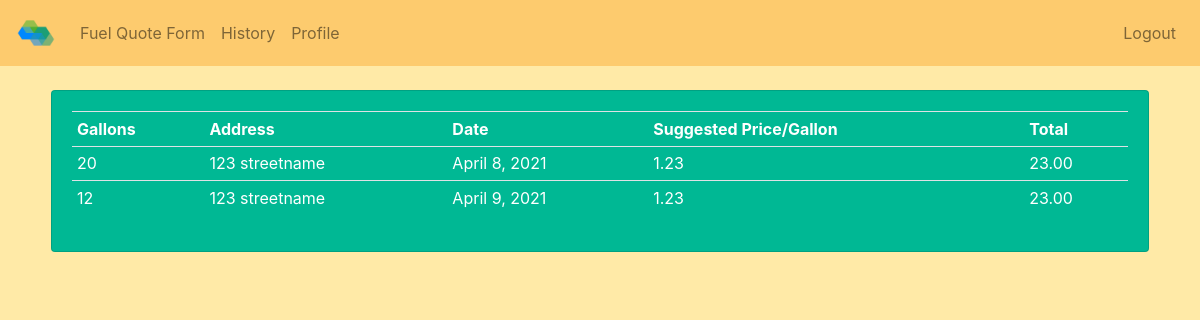
The page /history/ (signed in) on the database its author committed.
### hexafuel_oil_app/models.py (models this page shows, shortened)
class FuelQuote(models.Model):
    client_id = models.ForeignKey(ClientInformation, on_delete=models.CASCADE)
    gallons = models.IntegerField()
    deliver_address = models.CharField(max_length=100)
    delivery_date = models.DateField()
    suggested_price_per_gallons = models.DecimalField(max_digits=3, decimal_places=2)
    total_amount_due = models.DecimalField(max_digits=9, decimal_places=2)

### hexafuel_oil_app/views.py (the view)
# urls.py: path('history/', HistoryView.as_view(), name="history"),
class HistoryView(LoginRequiredMixin,PermissionRequiredMixin, TemplateView):
    permission_required = ("auth.change_user")
    template_name = "hexafuel_oil_app/history.html"
    def get(self, request):
        clients_queryset = ClientInformation.objects.all()
        client_id = clients_queryset.get(auth_user_id_id = request.user.id).id
        quotes_queryset = FuelQuote.objects.all()
        quotes = quotes_queryset.filter(client_id_id = client_id)
        args = {'quotes' : quotes}
        return render(request, "hexafuel_oil_app/history.html", args)

### hexafuel_oil_app/templates/hexafuel_oil_app/history.html (shortened to what this page needs)
{% extends 'hexafuel_oil_app/main.html'%}
{% load static %}
{% block content %}
{% include 'hexafuel_oil_app/navbar.html'%}
<br>
<div class="row">
  <div class="col-md-11 history_table">
    <div class="card card-body profile-change-card-side">
      <table class="table table-sm table-hover">
        <tr>
          <th>Gallons</th>
          <th>Address</th>
          <th>Date</th>
          <th>Suggested Price/Gallon</th>
          <th>Total</th>
        </tr>
        {% for quote in quotes %}
        <tr>
          <td>{{ quote.gallons }}</td>
          <td>{{ quote.deliver_address }}</td>
          <td>{{ quote.delivery_date }}</td>
          <td>{{ quote.suggested_price_per_gallons }}</td>
          <td>{{ quote.total_amount_due }}</td>
        </tr>
        {% endfor %}
      </table>
    </div>
  </div>
</div>
{% endblock %}

### hexafuel_oil_app/templates/hexafuel_oil_app/main.html (shortened to what this page needs)
{% load static %}
<!DOCTYPE html>
<html>
<head>
	<link rel="stylesheet" href="https://stackpath.bootstrapcdn.com/bootstrap/4.1.3/css/bootstrap.min.css">
	<link rel="stylesheet" href="https://use.fontawesome.com/releases/v5.6.1/css/all.css">
  <link rel="stylesheet" href="{% static '/css/login.css' %}">
</head>
<body>
  {% block content %}
  {% endblock %}
</body>
</html>

### hexafuel_oil_app/templates/hexafuel_oil_app/navbar.html (shortened to what this page needs)
{% load static %}
<nav class="navbar navbar-expand-lg navbar-light bg-light">
  <a class="navbar-brand" href="#">
    <img src="{% static 'images/logo-simple.png' %}" id="logo-nav">
  </a>
  <div class="collapse navbar-collapse" id="navbarSupportedContent">
    <ul class="navbar-nav mr-auto">
    <li class="nav-item">
      <a class="nav-link" href="{% url 'form' %}">Fuel Quote Form</a>
    </li>
    <li class="nav-item">
      <a class="nav-link" href="{% url 'history' %}">History</a>
    </li>
    <li class="nav-item">
      <a class="nav-link" href="{% url 'profile' %}">Profile</a>
    </li>
    </ul>
    <ul class="navbar-nav ml-auto ">
      <li class="nav-item ">
        <a class="nav-link" href="{% url 'logout' %}">Logout</a>
      </li>
    </ul>
  </div>
</nav>

### static/css/login.css (style rules this page uses)
body,html { margin: 0; padding: 0; height: 100%; background: #ffeaa7 !important; }
.navbar-light { background-color:#fdcb6e !important; }
#logo-nav { width:2em; height:2em; }
.profile-change-card-side { background: #00b894; color: #fff; }
.history_table { margin-left: auto; margin-right: auto; }

### rows shown on the page
FuelQuote: gallons "20", deliver_address "123 streetname", delivery_date "April 8, 2021", suggested_price_per_gallons "1.23", total_amount_due "23.00"
FuelQuote: gallons "12", deliver_address "123 streetname", delivery_date "April 9, 2021", suggested_price_per_gallons "1.23", total_amount_due "23.00"
